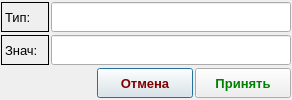
<?xml version="1.0" encoding="UTF-8"?>
<ui version="4.0">
 <class>DHeader</class>
 <widget class="QDialog" name="DHeader">
  <property name="geometry">
   <rect>
    <x>0</x>
    <y>0</y>
    <width>292</width>
    <height>100</height>
   </rect>
  </property>
  <property name="minimumSize">
   <size>
    <width>292</width>
    <height>0</height>
   </size>
  </property>
  <property name="windowTitle">
   <string>Заголовок</string>
  </property>
  <layout class="QVBoxLayout" name="verticalLayout">
   <property name="spacing">
    <number>2</number>
   </property>
   <property name="leftMargin">
    <number>1</number>
   </property>
   <property name="topMargin">
    <number>1</number>
   </property>
   <property name="rightMargin">
    <number>1</number>
   </property>
   <property name="bottomMargin">
    <number>1</number>
   </property>
   <item>
    <layout class="QHBoxLayout" name="lyType">
     <property name="spacing">
      <number>2</number>
     </property>
     <item>
      <widget class="QLabel" name="lbType">
       <property name="minimumSize">
        <size>
         <width>48</width>
         <height>30</height>
        </size>
       </property>
       <property name="maximumSize">
        <size>
         <width>48</width>
         <height>30</height>
        </size>
       </property>
       <property name="font">
        <font>
         <pointsize>10</pointsize>
        </font>
       </property>
       <property name="frameShape">
        <enum>QFrame::Box</enum>
       </property>
       <property name="text">
        <string>Тип:</string>
       </property>
      </widget>
     </item>
     <item>
      <widget class="QLineEdit" name="edType">
       <property name="minimumSize">
        <size>
         <width>192</width>
         <height>30</height>
        </size>
       </property>
       <property name="maximumSize">
        <size>
         <width>16777215</width>
         <height>30</height>
        </size>
       </property>
       <property name="font">
        <font>
         <pointsize>10</pointsize>
        </font>
       </property>
      </widget>
     </item>
    </layout>
   </item>
   <item>
    <layout class="QHBoxLayout" name="lyVal">
     <property name="spacing">
      <number>2</number>
     </property>
     <item>
      <widget class="QLabel" name="lbVal">
       <property name="minimumSize">
        <size>
         <width>48</width>
         <height>30</height>
        </size>
       </property>
       <property name="maximumSize">
        <size>
         <width>48</width>
         <height>30</height>
        </size>
       </property>
       <property name="font">
        <font>
         <pointsize>10</pointsize>
        </font>
       </property>
       <property name="frameShape">
        <enum>QFrame::Box</enum>
       </property>
       <property name="text">
        <string>Знач:</string>
       </property>
      </widget>
     </item>
     <item>
      <widget class="QLineEdit" name="edVal">
       <property name="minimumSize">
        <size>
         <width>192</width>
         <height>30</height>
        </size>
       </property>
       <property name="maximumSize">
        <size>
         <width>16777215</width>
         <height>30</height>
        </size>
       </property>
       <property name="font">
        <font>
         <pointsize>10</pointsize>
        </font>
       </property>
      </widget>
     </item>
    </layout>
   </item>
   <item>
    <layout class="QHBoxLayout" name="lyBtm">
     <property name="spacing">
      <number>2</number>
     </property>
     <item>
      <spacer name="spc">
       <property name="orientation">
        <enum>Qt::Horizontal</enum>
       </property>
       <property name="sizeHint" stdset="0">
        <size>
         <width>40</width>
         <height>20</height>
        </size>
       </property>
      </spacer>
     </item>
     <item>
      <widget class="QPushButton" name="btCancel">
       <property name="minimumSize">
        <size>
         <width>96</width>
         <height>30</height>
        </size>
       </property>
       <property name="maximumSize">
        <size>
         <width>96</width>
         <height>30</height>
        </size>
       </property>
       <property name="font">
        <font>
         <pointsize>10</pointsize>
         <weight>75</weight>
         <bold>true</bold>
        </font>
       </property>
       <property name="styleSheet">
        <string notr="true">color: maroon;</string>
       </property>
       <property name="text">
        <string>Отмена</string>
       </property>
      </widget>
     </item>
     <item>
      <widget class="QPushButton" name="btOk">
       <property name="minimumSize">
        <size>
         <width>96</width>
         <height>30</height>
        </size>
       </property>
       <property name="maximumSize">
        <size>
         <width>96</width>
         <height>30</height>
        </size>
       </property>
       <property name="font">
        <font>
         <pointsize>10</pointsize>
         <weight>75</weight>
         <bold>true</bold>
        </font>
       </property>
       <property name="styleSheet">
        <string notr="true">color:green;</string>
       </property>
       <property name="text">
        <string>Принять</string>
       </property>
      </widget>
     </item>
    </layout>
   </item>
  </layout>
 </widget>
 <resources/>
 <connections>
  <connection>
   <sender>btCancel</sender>
   <signal>clicked()</signal>
   <receiver>DHeader</receiver>
   <slot>reject()</slot>
   <hints>
    <hint type="sourcelabel">
     <x>279</x>
     <y>83</y>
    </hint>
    <hint type="destinationlabel">
     <x>213</x>
     <y>49</y>
    </hint>
   </hints>
  </connection>
  <connection>
   <sender>btOk</sender>
   <signal>clicked()</signal>
   <receiver>DHeader</receiver>
   <slot>accept()</slot>
   <hints>
    <hint type="sourcelabel">
     <x>377</x>
     <y>83</y>
    </hint>
    <hint type="destinationlabel">
     <x>213</x>
     <y>49</y>
    </hint>
   </hints>
  </connection>
 </connections>
</ui>
